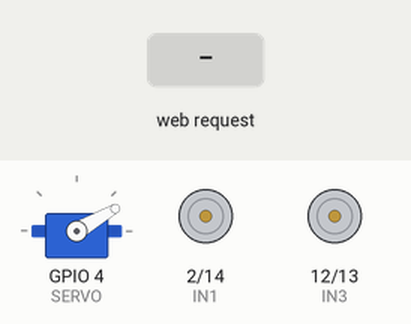
This sketch was run on a simulated ESP8266 (NodeMCU). On the bench: servo, motor-driver pin pairs drawn as motors (green arrow = first pin HIGH = forward, orange = second pin HIGH = backward, longer = more drive, scaled by the enable pin). The inputs (shaded band) are chosen by the test bench. What the sketch prints to the serial monitor is not drawn.

Above: at 1.2 s.
1.3 s: HTTP request GET /joystick?x=1&y=1 received
At 2.0 s:
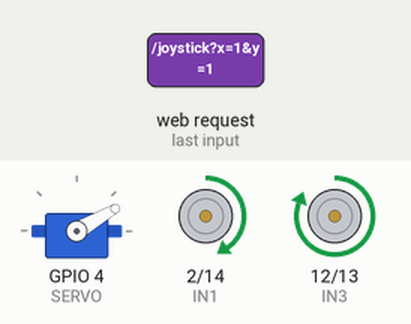
2.8 s: HTTP request GET /joystick?x=120&y=120 received
At 3.2 s:
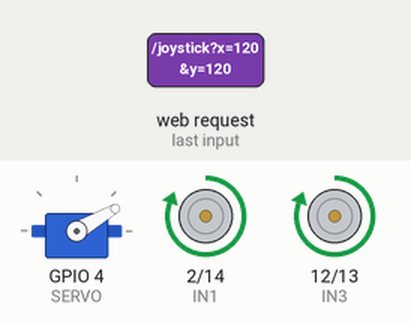
Timing chart, 0 to 5.8 s (numbered marks = the images above; inputs shaded):
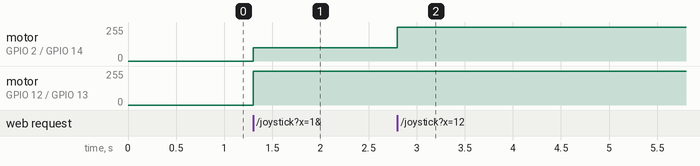

Measured:
- after the input at 1.3 s, motor on GPIO 2 (IN1) / GPIO 14 (IN2): stopped → forward 101/255 at once; motor on GPIO 12 (IN3) / GPIO 13 (IN4): stopped → forward 255/255 at once
- after the input at 2.8 s, motor on GPIO 2 (IN1) / GPIO 14 (IN2): forward 101/255 → forward 255/255 at once

The sketch:

soccer_robot.ino
```cpp
#include <ESP8266WiFi.h>
#include <ESPAsyncWebServer.h>
#include <Servo.h>

AsyncWebServer server(80);
Servo kicker;

const char* ssid = "RobotSoccer2"; // rubah nama wifi dengan yang anda inginkan
const char* password = "12345678"; // rubah password wifi dengan yang anda inginkan
IPAddress local_IP(192, 168, 20, 1); // 198(tidak perlu dirbuah) | 168(rubah ke 3 digit awal nbi) | 20(rubah ke 3 digit akhir nbi, jika 3 digit nbi anda diawali dengan 0, maka tidak perlu memasukkan angka 0) | 1(tidak perlu dirubah)
IPAddress gateway(local_IP);
IPAddress subnet(255, 255, 255, 0);

#define ENA 0
#define IN1 2
#define IN2 14
#define IN3 12
#define IN4 13
#define ENB 15
#define SERVO 4

bool tendang = false;

void setMotor(float left, float right) {
  left = constrain(left, -1.0, 1.0);
  right = constrain(right, -1.0, 1.0);

  int lSpeed = abs(left * 255);
  int rSpeed = abs(right * 255);

  digitalWrite(IN1, left > 0);
  digitalWrite(IN2, left < 0);
  digitalWrite(IN3, right > 0);
  digitalWrite(IN4, right < 0);

  analogWrite(ENA, lSpeed);
  analogWrite(ENB, rSpeed);
}

void stopMotor() {
  analogWrite(ENA, 0);
  analogWrite(ENB, 0);
  digitalWrite(IN1, LOW);
  digitalWrite(IN2, LOW);
  digitalWrite(IN3, LOW);
  digitalWrite(IN4, LOW);
}

void setup() {
  Serial.begin(115200);

  pinMode(ENA, OUTPUT);
  pinMode(ENB, OUTPUT);
  pinMode(IN1, OUTPUT);
  pinMode(IN2, OUTPUT);
  pinMode(IN3, OUTPUT);
  pinMode(IN4, OUTPUT);

  kicker.attach(SERVO);
  kicker.write(30);

  WiFi.softAPConfig(local_IP, gateway, subnet);
  WiFi.softAP(ssid, password);
  Serial.println("=== SOCCER ROBOT READY ===");
  Serial.print("SSID: "); Serial.println(ssid);
  Serial.print("IP: "); Serial.println(WiFi.softAPIP());

  server.on("/", HTTP_GET, [](AsyncWebServerRequest *req) {
    req->send(200, "text/html", getWebPage());
  });

  server.on("/joystick", HTTP_GET, [](AsyncWebServerRequest *req) {
    if (req->hasParam("x") && req->hasParam("y")) {
      float x = req->getParam("x")->value().toFloat();
      float y = req->getParam("y")->value().toFloat();

      float turnFactor = 0.6;
      x *= turnFactor;

      float right = y + x;
      float left = y - x;

      left = constrain(left, -1.0, 1.0);
      right = constrain(right, -1.0, 1.0);
      setMotor(left, right);
    }
    req->send(200, "text/plain", "OK");
  });

  server.on("/kick", HTTP_GET, [](AsyncWebServerRequest *req) {
    kicker.write(120);
    delay(200);
    kicker.write(30);
    req->send(200, "text/plain", "kick");
  });

  server.begin();
}

void loop() {}

String getWebPage() {
  return R"rawliteral(
<!DOCTYPE html>
<html lang="en">
<head>
<meta charset="UTF-8">
<meta name="viewport" content="width=device-width, initial-scale=1.0, user-scalable=no">
<title>SOCCER</title>
<style>
html, body {
  margin: 0; padding: 0; overflow: hidden;
  width: 100%; height: 100%;
  background: #0a0a0a; color: white;
  touch-action: none; user-select: none;
  font-family: sans-serif;
}
#container {
  display: flex; flex-direction: row; justify-content: space-between;
  align-items: center; width: 100vw; height: 100vh;
  position: fixed; top: 0; left: 0;
}
#joystick {
  position: relative;
  width: 220px; height: 220px;
  background: #1a1a1a;
  border: 2px solid #333; border-radius: 50%;
  margin-left: 5vw; margin-bottom: 5vh;
  align-self: flex-end;
}
#stick {
  width: 90px; height: 90px;
  background: #00bcd4;
  border-radius: 50%; position: absolute;
  left: 65px; top: 65px;
}
#kick, #emergency {
  width: 150px; height: 150px;
  border-radius: 50%;
  color: white; font-size: 24px; font-weight: bold;
  margin-right: 5vw; margin-bottom: 5vh;
  align-self: flex-end;
  border: none; outline: none;
  transition: transform 0.1s;
}
#kick {
  background: #e91e63;
}
#kick:active {
  background: #ad1457;
  transform: scale(0.95);
}
#emergency {
  background: #ff5722;
  margin-right: 5vw;
}
#emergency:active {
  background: #bf360c;
  transform: scale(0.95);
}
#rightButtons {
  display: flex; flex-direction: column;
  align-items: flex-end;
  margin-right: 5vw; margin-bottom: 5vh;
}

/* Tombol fullscreen */
#fullscreen-btn {
  position: fixed;
  top: 10px; right: 10px;
  z-index: 1000;
  background: rgba(0,0,0,0.6);
  color: white;
  border: none;
  padding: 10px 14px;
  border-radius: 8px;
  font-size: 18px;
  cursor: pointer;
  transition: 0.2s;
}
#fullscreen-btn:active {
  background: rgba(0,0,0,0.8);
  transform: scale(0.95);
}

/* Peringatan rotasi */
#rotateWarning {
  display: none;
  position: fixed; top: 0; left: 0;
  width: 100vw; height: 100vh;
  background: black; color: white;
  z-index: 9999;
  justify-content: center; align-items: center;
  flex-direction: column; text-align: center;
  font-size: 24px;
}
@media (orientation: portrait) {
  #rotateWarning { display: flex; }
  #container, #fullscreen-btn { display: none; }
}
</style>
</head>
<body>
  <div id="rotateWarning">📱<br>Putar HP ke mode <b>LANDSCAPE</b></div>

  <button id="fullscreen-btn" onclick="toggleFullscreen()">⛶ FULLSCREEN</button>

  <div id="container">
    <div id="joystick"><div id="stick"></div></div>
    <div id="rightButtons">
      <button id="kick" ontouchstart="kick()">KICK</button>
      <button id="emergency" ontouchstart="emergency()">🚨</button>
    </div>
  </div>

<script>
let joy = document.getElementById("joystick");
let stick = document.getElementById("stick");
let joyCenter = { x: 110, y: 110 };
let maxRadius = 80;
let lastSent = 0;

joy.addEventListener("touchmove", handleMove);
joy.addEventListener("touchend", resetStick);

function handleMove(e) {
  e.preventDefault();
  let touch = e.touches[0];
  let rect = joy.getBoundingClientRect();
  let x = touch.clientX - rect.left - joyCenter.x;
  let y = touch.clientY - rect.top - joyCenter.y;
  let dist = Math.sqrt(x*x + y*y);
  if (dist > maxRadius) {
    x *= maxRadius / dist;
    y *= maxRadius / dist;
  }
  stick.style.left = (joyCenter.x + x - 45) + "px";
  stick.style.top = (joyCenter.y + y - 45) + "px";

  let normX = (x / maxRadius).toFixed(2);
  let normY = (-y / maxRadius).toFixed(2);

  let now = Date.now();
  if (now - lastSent > 100) {
    fetch(`/joystick?x=${normX}&y=${normY}`);
    lastSent = now;
  }
}

function resetStick() {
  stick.style.left = "65px";
  stick.style.top = "65px";
  fetch("/joystick?x=0&y=0");
}

function kick() {
  fetch("/kick");
}

// === FULLSCREEN ===
async function toggleFullscreen() {
  const btn = document.getElementById("fullscreen-btn");
  if (!document.fullscreenElement) {
    await document.documentElement.requestFullscreen();
    if (screen.orientation && screen.orientation.lock)
      await screen.orientation.lock("landscape").catch(()=>{});
    btn.textContent = "⤢ EXIT";
  } else {
    await document.exitFullscreen();
    btn.textContent = "⛶ FULLSCREEN";
  }
}
document.addEventListener("touchstart", () => {
  if (!document.fullscreenElement) toggleFullscreen();
}, { once: true });
document.addEventListener("fullscreenchange", () => {
  const btn = document.getElementById("fullscreen-btn");
  btn.textContent = document.fullscreenElement ? "⤢ EXIT" : "⛶ FULLSCREEN";
});
</script>
</body>
</html>
)rawliteral";
}
```
